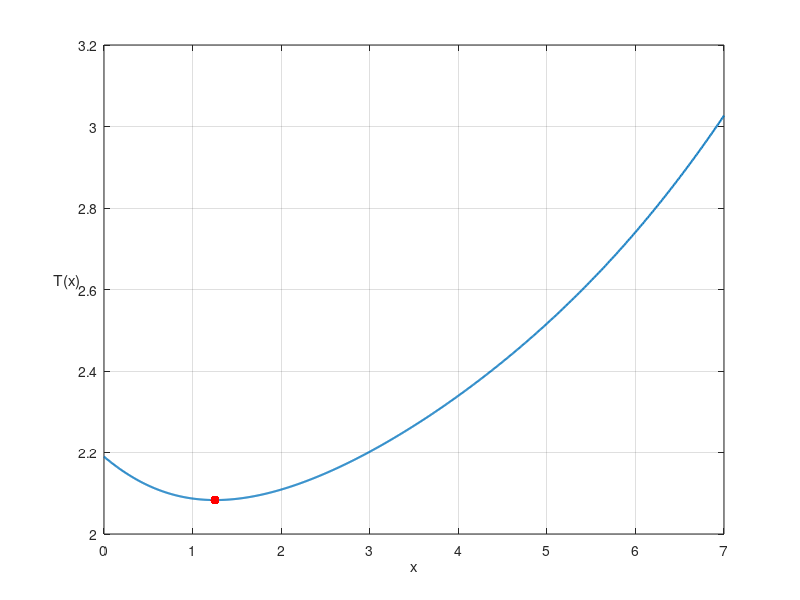
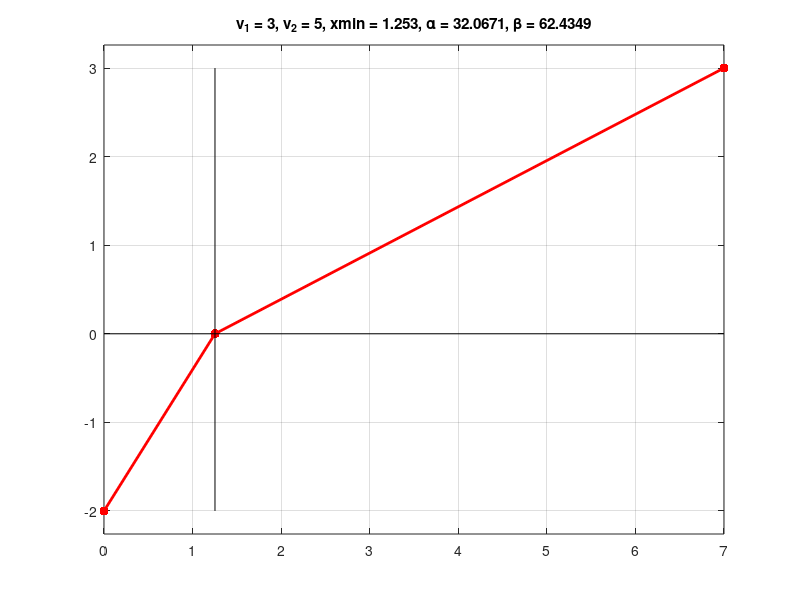

Here is the MATLAB script that generated these plots, in order:
%% p.3-4
clear
close all
x=0:0.01:3;
f=-x.^3+4*x.^2-3*x;
[fmin,indmin]=min(f)%smallest value of vector f is its element number indmin
xmin=x(indmin)
[fmax,indmax]=max(f) %largest value of vector f is its element number indmin
xmax=x(indmax)
%%
plot(x,f,'linewidth',1.5)
hold on
plot(xmin,fmin,'r.','markersize',20);
plot(xmax,fmax,'g.','markersize',20);
hold off
grid
xlabel('x')
ylabel('f(x)')

%% p.5-8
clear
close all
A=19
B=5

%minimum at x=x0
x0=sqrt(A/B)

%minimum value
L0=2*sqrt(A*B)

%graph
x=0:x0/100:3*x0;
L=A./x+B*x;

plot(x,L,'linewidth',1.5)
hold
plot(x0,L0,'r.','markersize',20)
hold off
grid
ylim([0,2*L0])
xlabel('x')
ylabel('L(x)')

%% p.9-10
clear
close all
H=3
h=1

%maximum at x=x0
x0=sqrt(H*h)
%maximum value
alfa0=atan(sqrt(H/h))-atan(sqrt(h/H))

%graph
x=0:x0/100:10*x0;
alfa=atan(H./x)-atan(h./x);

plot(x,alfa,'linewidth',1.5)
hold
plot(x0,alfa0,'r.','markersize',20)
hold off
grid
xlabel('x')
ylabel('\alpha(x)')

%% p.11-14
clear
close all
a=12
b=4
V=@(x) (a-2*x).*(b-2*x).*x
%maximum at
xmax=(a+b-sqrt((a-b)^2+a*b))/6
%maximum value
Vmax=V(xmax)
%Vmax=(-2*a^3 + a^2*(3*b + 2*sqrt(a^2 - a*b + b^2)+ a*b*(3*b - 2*sqrt(a^2 - a*b + b^2)) ...
%      + 2*b^2*(-b + sqrt(a^2 - a*b + b^2))))/54

%graph
x=0:b/100:b/2;
plot(x,V(x),'linewidth',1.5)
hold
plot(xmax,Vmax,'r.','markersize',20)
hold off
grid
xlabel('x')
ylabel('V(x)')

%% p.15-20

clear

k0=sqrt(29)/5%=1.077
k=1.02
x=0:0.01:10;
H=k*sqrt(x.^2+4^2)+1*(10-x);

figure(1)
if k<=k0
    x0=10 %minimum at x=x0
    H0=2*sqrt(29)*k %minimum value
    plot(x,H,'linewidth',1.5)
    hold
    plot(x0,H0,'r.','markersize',20)
    hold off
    grid
    xlabel('x')
    ylabel('H(x)')
    title(['k = ',num2str(k)])
else
    x0=4/sqrt(k^2-1) %minimum at x=x0
    H0=4*sqrt(k^2-1)+10 %minimum value
    plot(x,H,'linewidth',1.5)
    hold
    plot(x0,H0,'r.','markersize',20)
    hold off
    grid
    xlabel('x')
    ylabel('H(x)')
    title(['k = ',num2str(k)])
end

% geometry
figure(2)
plot([0,x0],[-4,0],'r','linewidth',2)
hold on
plot([x0,10],[0,0],'g','linewidth',2)
plot(x0,0,'b.','markersize',20)
plot([0,x0],[0,0],'k')
hold off
grid
axis equal
title(['x_0 = ',num2str(x0)])

%% p.21-26
clear
close all
k=10
m=10
b=10

D=b^2-2*k*m

if b^2-2*k*m>0 %maximum at w=0
    w=0:0.01:10;
    C=1./sqrt((k-m*w.^2).^2+(b*w).^2);
    plot(w,C,'linewidth',1.5)
    grid
    title('case 1')
else
    w0=sqrt(k/m-b^2/(2*m^2)); %maximum at w=w0
    C0=1/(b*sqrt(k/m-b^2/(4*m^2))); %maximum value
    w=0:w0/100:3*w0;
    C=1./sqrt((k-m*w.^2).^2+(b*w).^2);
    plot(w,C,'linewidth',1.5)
    hold
    plot(w0,C0,'r.','markersize',20)
    hold off
    grid
    xlim([0,3*w0])
    title('case 2')
end

%% p.27-32
clear
close all
L=7
h=2
H=3
v1=3
v2=5

x=0:L/1000:L;
AP=sqrt(x.^2+h^2);
PB=sqrt((L-x).^2+H^2);
T=AP/v1+PB/v2;

[Tmin,indmin]=min(T);
xmin=x(indmin);


%Snell's law
sin_alfa=xmin/sqrt(xmin^2+h^2)
sin_beta=(L-xmin)/sqrt((L-xmin)^2+H^2)
sin_alfa/v1
sin_beta/v2
alfa=asind(sin_alfa)
beta=asind(sin_beta)

figure(1)
plot(x,T,'linewidth',1.5)
hold
plot(xmin,Tmin,'r.','markersize',20)
hold off
grid
xlabel('x')
ylabel('T(x)  ','rotation',0)




%geometry
A=[0,-h]
P=[xmin,0]
B=[L,H]

figure(2)
plot([A(1),P(1),B(1)],[A(2),P(2),B(2)],'r.-','linewidth',2,'markersize',20)
hold on
plot([0,L],[0,0],'k')
plot([xmin,xmin],[-h,H],'k')
hold off
grid
axis equal
title(['v_1 = ',num2str(v1),', v_2 = ',num2str(v2),', xmin = ',num2str(xmin),...
       ', \alpha = ',num2str(alfa),', \beta = ',num2str(beta) ])
